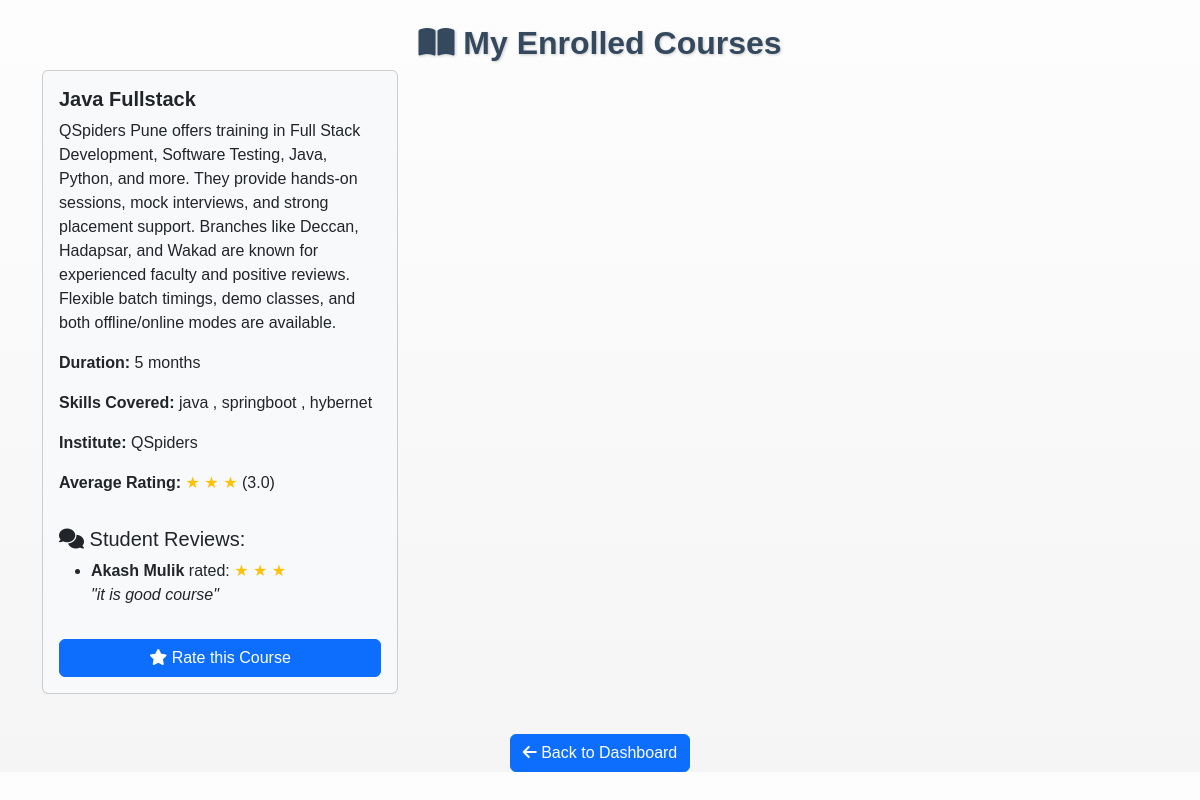
The app's page /my-enrolled-courses (signed in) with its own data.
### aanew.py (models this page shows)
class Enrollment(db.Model):
    id = db.Column(db.Integer, primary_key=True)
    student_id = db.Column(db.Integer, db.ForeignKey('student.id'), nullable=False)
    course_id = db.Column(db.Integer, db.ForeignKey('course.id'), nullable=False)
    institute_id = db.Column(db.Integer, db.ForeignKey('institute.id'), nullable=False)
    student = db.relationship('Student', backref=db.backref('enrollments', lazy=True))
    course = db.relationship('Course', backref=db.backref('enrolled_students', lazy=True))
    institute = db.relationship('Institute', backref=db.backref('enrollments', lazy=True))

class Course(db.Model):
    id = db.Column(db.Integer, primary_key=True)
    name = db.Column(db.String(200), nullable=False)
    description = db.Column(db.Text, nullable=False)
    duration = db.Column(db.String(100), nullable=False)
    skills_covered = db.Column(db.String(500), nullable=False)  # New field for skills
    institute_id = db.Column(db.Integer, db.ForeignKey('institute.id'), nullable=False)
    institute = db.relationship('Institute', backref=db.backref('courses', lazy=True))
    blocked = db.Column(db.Boolean, default=False)

class Institute(db.Model):
    id = db.Column(db.Integer, primary_key=True)
    name = db.Column(db.String(100), nullable=False)
    email = db.Column(db.String(100), unique=True, nullable=False)
    password = db.Column(db.String(200), nullable=False)
    blocked = db.Column(db.Boolean, default=False)

class Rating(db.Model):
    id = db.Column(db.Integer, primary_key=True)
    student_id = db.Column(db.Integer, db.ForeignKey('student.id'), nullable=False)
    course_id = db.Column(db.Integer, db.ForeignKey('course.id'), nullable=False)
    rating = db.Column(db.Integer, nullable=False)  # Rating (1-5)
    comment = db.Column(db.Text, nullable=False)  # Student's comment
    student = db.relationship('Student', backref=db.backref('ratings', lazy=True))
    course = db.relationship('Course', backref=db.backref('ratings', lazy=True))

class Student(db.Model):
    id = db.Column(db.Integer, primary_key=True)
    name = db.Column(db.String(100), nullable=False)
    email = db.Column(db.String(100), unique=True, nullable=False)
    password = db.Column(db.String(200), nullable=False)
    skills = db.Column(db.String(500), nullable=False)
    interest_area = db.Column(db.String(200), nullable=False)
    blocked = db.Column(db.Boolean, default=False)

### aanew.py (the view)
@app.route('/my-enrolled-courses')
def my_enrolled_courses():
    if 'user' not in session or session['user_type'] != 'student':
        flash('Unauthorized access!', 'danger')
        return redirect(url_for('login'))
    student = Student.query.filter_by(email=session['user']).first()
    enrolled_courses = student.enrollments  # Get all enrolled courses
    course_ratings = {}
    course_comments = {}
    for enrollment in enrolled_courses:
        course = enrollment.course
        ratings = [r.rating for r in course.ratings]
        course_ratings[course.id] = round(sum(ratings) / len(ratings), 1) if ratings else "No ratings yet"
        course_comments[course.id] = course.ratings
    return render_template('enrolled_courses.html',
                           enrolled_courses=enrolled_courses,
                           course_ratings=course_ratings,
                           course_comments=course_comments)

### templates/enrolled_courses.html (shortened to what this page needs)
<!DOCTYPE html>
<html lang="en">
<head>
    <link rel="stylesheet" href="https://cdn.jsdelivr.net/npm/bootstrap@5.3.0/dist/css/bootstrap.min.css">
    <link rel="stylesheet" href="https://cdnjs.cloudflare.com/ajax/libs/font-awesome/6.4.2/css/all.min.css">
</head>
<body>
    <div class="container mt-4">
        <h2 class="text-center"><i class="fas fa-book-open"></i> My Enrolled Courses</h2>
        {% if enrolled_courses %}
            <div class="row">
                {% for enrollment in enrolled_courses %}
                <div class="col-md-4">
                    <div class="card bg-light text-dark p-3 mb-3">
                        <h5 class="card-title"><strong>{{ enrollment.course.name }}</strong></h5>
                        <p class="card-text">{{ enrollment.course.description }}</p>
                        <p><strong>Duration:</strong> {{ enrollment.course.duration }}</p>
                        <p><strong>Skills Covered:</strong> {{ enrollment.course.skills_covered }}</p>
                        <p><strong>Institute:</strong> {{ enrollment.course.institute.name }}</p>
                        <p><strong>Average Rating:</strong>
                            {% if course_ratings[enrollment.course.id] == "No ratings yet" %}
                                No ratings yet
                            {% else %}
                                {% for _ in range(course_ratings[enrollment.course.id] | round | int) %}
                                    <span class="text-warning">&#9733;</span>
                                {% endfor %}
                                ({{ course_ratings[enrollment.course.id] }})
                            {% endif %}
                        </p>
                        <h5 class="mt-3"><i class="fas fa-comments"></i> Student Reviews:</h5>
                        {% if course_comments[enrollment.course.id] %}
                            <ul>
                                {% for review in course_comments[enrollment.course.id] %}
                                <li>
                                    <strong>{{ review.student.name }}</strong> rated:
                                    {% for _ in range(review.rating | int) %}
                                        <span class="text-warning">&#9733;</span>
                                    {% endfor %}
                                    <br>
                                    <i>"{{ review.comment }}"</i>
                                </li>
                                {% endfor %}
                            </ul>
                        {% else %}
                            <p>No reviews yet.</p>
                        {% endif %}
                        <a href="{{ url_for('rate_course', course_id=enrollment.course.id) }}" class="btn btn-primary mt-3">
                            <i class="fas fa-star"></i> Rate this Course
                        </a>
                    </div>
                </div>
                {% endfor %}
            </div>
        {% else %}
            <p class="text-center">You have not enrolled in any courses yet.</p>
        {% endif %}
        <div class="text-center mt-4">
            <a href="{{ url_for('dashboard_student') }}" class="btn btn-primary"><i class="fas fa-arrow-left"></i> Back to Dashboard</a>
        </div>
    </div>
</body>
</html>

### templates/enrolled_courses.html (style rules this page uses)
body { background: linear-gradient(to bottom, #fdfdfd, #f5f5f5); font-family: 'Poppins', sans-serif; }
.container { margin-top: 30px; }
h2 { color: #34495e; font-weight: 700; text-shadow: 1px 1px 3px rgba(0, 0, 0, 0.2); }

### records on screen
Enrollment: course.name "Java Fullstack", course.description "QSpiders Pune offers training in Full Stack Development, Software Testing, Java, Python, and more. They provide hands-on sessions, mock interviews, and strong placement support. Branches like Deccan, Hadapsar, and Wakad are known for experienced faculty and positive reviews. Flexible batch timings, demo classes, and both offline/online modes are available.", course.duration "5 months", course.skills_covered "java , springboot , hybernet", course.institute.name "QSpiders", course_ratings "3.0"
Rating: student.name "Akash Mulik", rating 3 (drawn), comment "it is good course"
